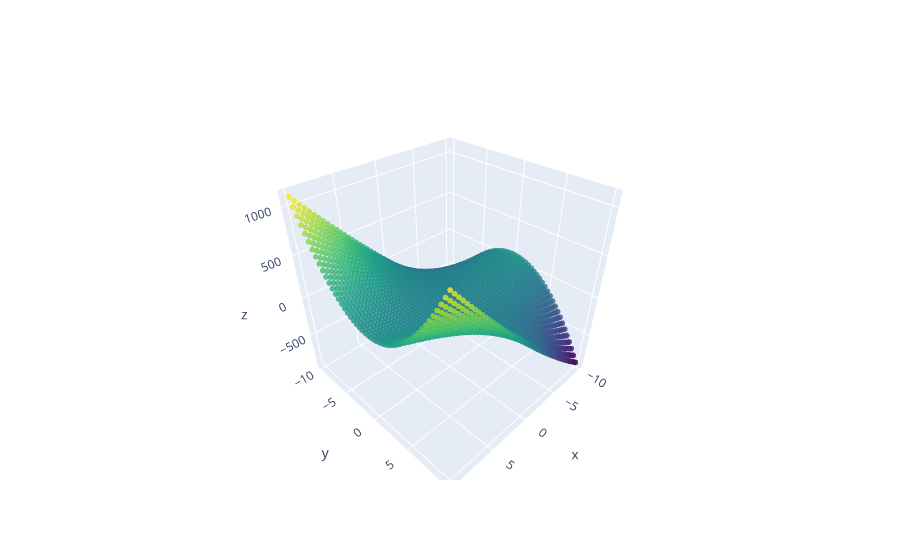

Notebook cell for this chart:
### Code cell
import plotly.graph_objects as go

x = np.linspace(-10, 10, 50)
y = np.linspace(-10, 10, 50)

#X, Y = x , y
X, Y = np.meshgrid(x, y)
Z = X**2 + X * Y**2

surface = go.Scatter3d(x=X.flatten(), y=Y.flatten(), z=Z.flatten(),
                      mode='markers',
                      marker=dict(size=2, color=Z.flatten(),opacity=0.8, colorscale="viridis"))

layout = go.Layout(scene=dict(xaxis_title='x', yaxis_title='y', zaxis_title='z'))

fig = go.Figure(data=[surface], layout=layout)
fig.show()

### Figure 1 — Plotly figure (JSON) as saved in the notebook; plotly's stock layout.template omitted (floating-point values rounded to 4 significant figures; data arrays with more than 128 entries replaced by an {"elided": "..."} marker saying what was removed)
{"data": [{"marker": {"color": {"elided": "2500 float values"}, "colorscale": [[0, "#440154"], [0.1111, "#482878"], [0.2222, "#3e4989"], [0.3333, "#31688e"], [0.4444, "#26828e"], [0.5556, "#1f9e89"], [0.6667, "#35b779"], [0.7778, "#6ece58"], [0.8889, "#b5de2b"], [1, "#fde725"]], "opacity": 0.8, "size": 2}, "mode": "markers", "type": "scatter3d", "x": {"elided": "2500 float values"}, "y": {"elided": "2500 float values"}, "z": {"elided": "2500 float values"}}], "layout": {"scene": {"xaxis": {"title": {"text": "x"}}, "yaxis": {"title": {"text": "y"}}, "zaxis": {"title": {"text": "z"}}}}}
